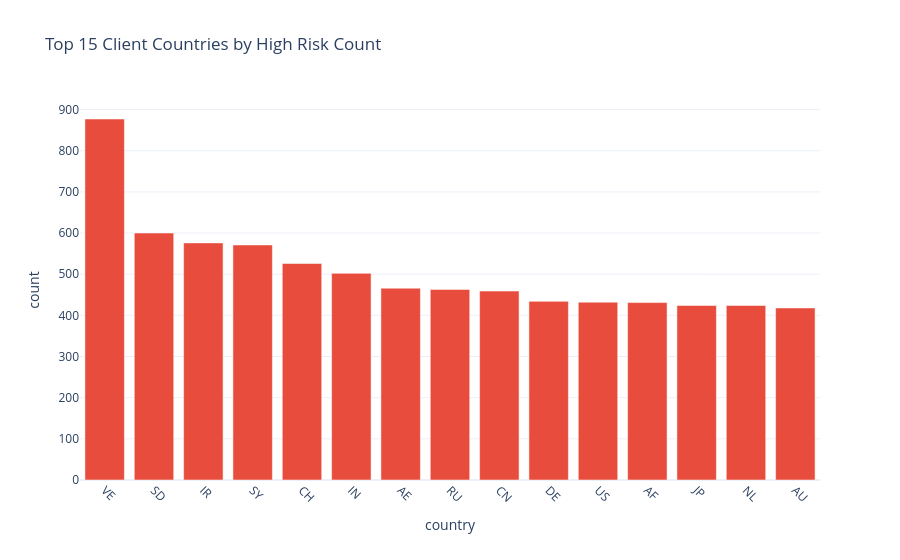

Notebook code for this chart:
### Code cell
# Plot h: Top 15 client_country by high risk
if 'client_country' in df.columns:
    hr_country = df[df['kyc_risk_flag']==1]['client_country'].value_counts().head(15).reset_index()
    hr_country.columns = ['country','count']
    fig = px.bar(hr_country, x='country', y='count', color_discrete_sequence=[RISK],
                 template=TEMPLATE, title='Top 15 Client Countries by High Risk Count')
    fig.update_xaxes(tickangle=45)
    fig.show()

### Figure 1 — Plotly figure (JSON) as saved in the notebook; plotly's stock layout.template omitted (floating-point values rounded to 4 significant figures)
{"data": [{"hovertemplate": "country=%{x}<br>count=%{y}<extra></extra>", "legendgroup": "", "marker": {"color": "#E74C3C", "pattern": {"shape": ""}}, "name": "", "orientation": "v", "showlegend": false, "textposition": "auto", "type": "bar", "x": ["VE", "SD", "IR", "SY", "CH", "IN", "AE", "RU", "CN", "DE", "US", "AF", "JP", "NL", "AU"], "xaxis": "x", "y": [877, 600, 576, 571, 526, 502, 466, 463, 459, 434, 432, 431, 424, 424, 418], "yaxis": "y"}], "layout": {"barmode": "relative", "legend": {"tracegroupgap": 0}, "title": {"text": "Top 15 Client Countries by High Risk Count"}, "xaxis": {"anchor": "y", "domain": [0.0, 1.0], "tickangle": 45, "title": {"text": "country"}}, "yaxis": {"anchor": "x", "domain": [0.0, 1.0], "title": {"text": "count"}}}}
